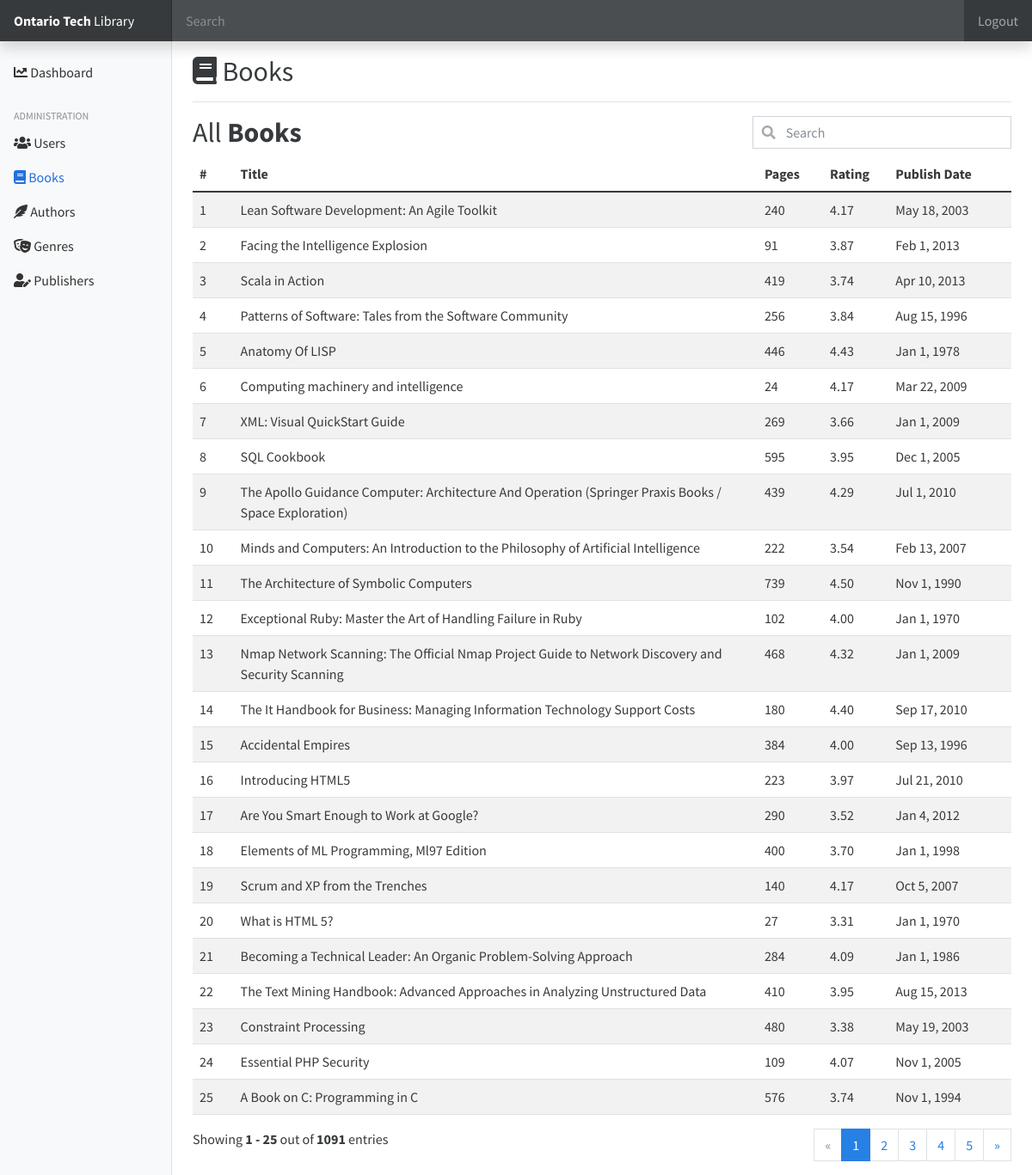
/books (signed in), run on the app's committed database.
### tables this page shows
CREATE TABLE books (
    id INTEGER UNSIGNED NOT NULL AUTO_INCREMENT PRIMARY KEY,
    title VARCHAR(255) NOT NULL, 
    pages INTEGER UNSIGNED, 
    slug VARCHAR(255),
    rating DECIMAL(4, 2), 
    isbn VARCHAR(13), 
    published_at DATE, 
    publisher_id INTEGER UNSIGNED REFERENCES publishers(id)
);

### router.php (called while the page is built, shortened)
<?php
require_once 'db.class.php';
function get($route, $path_to_include) {
    if ($_SERVER['REQUEST_METHOD'] == 'GET') {
        if (route($route, $path_to_include)) exit();
    }
}
function route($route, $path_to_include) {
    $ROOT = $_SERVER['DOCUMENT_ROOT'];
    $request_url       = filter_var($_SERVER['REQUEST_URI'], FILTER_SANITIZE_URL);
    $request_url       = rtrim($request_url, '/');
    $request_url       = strtok($request_url, '?');
    $route_parts       = explode('/', $route);
    $request_url_parts = explode('/', $request_url);
    array_shift($route_parts);
    array_shift($request_url_parts);
    $parameters = [];
    for ($__i__ = 0; $__i__ < count($route_parts); $__i__++) {
        $route_part = $route_parts[$__i__];
        if (preg_match("/^[$]/", $route_part)) {
            $route_part = ltrim($route_part, '$');
            array_push($parameters, $request_url_parts[$__i__]);
            $$route_part = $request_url_parts[$__i__];
        } else if ($route_parts[$__i__] != $request_url_parts[$__i__]) {
            return;
        }
    }
    include_once("$ROOT/$path_to_include");
    return true;
}
function get_value($key, $variable = null) {
    return (isset($_POST, $_POST[$key]) ? $_POST[$key] : (isset($_GET, $_GET[$key]) ? $_GET[$key] : (isset($variable) ? $variable : '')));
}
function modify_query_url($key, $value = null) {
    $parameters = array();
    if (is_array($key)) {
        $parameters = $key;
    } else $parameters[$key] = $value;
    $path = parse_url($_SERVER['REQUEST_URI']);
    $query_string = $path['query'] ?? "";
    parse_str($query_string, $query);
    foreach ($parameters as $key => $value) {
        $query[$key] = $value;
    }
    return '?' . http_build_query($query);
}

### routes.php (called while the page is built, shortened)
<?php
get('/books', 'views/books.php');

### db.class.php (called while the page is built, shortened)
<?php
class DB {
  protected static $mdb = null;
  public static function getMDB() {
    $mdb = DB::$mdb;
    if ($mdb === null) {
      $mdb = DB::$mdb = new MeekroDB();
    }
    $mdb->sync_config();
    return $mdb;
  }
  public static function __callStatic($name, $args) {
    $fn = array(DB::getMDB(), $name);
    return call_user_func_array($fn, $args);
  }
}
class MeekroDB {
  public $dbName = '';
  public $user = '';
  public $password = '';
  public $host = 'localhost';
  public $port = 3306;
  public $socket = null;
  public $encoding = 'latin1';
  public $param_char = '%';
  public $named_param_seperator = '_';
  public $connect_options = array(MYSQLI_OPT_CONNECT_TIMEOUT => 30);
  public $internal_mysql = null;
  public function __construct($host=null, $user=null, $password=null, $dbName=null, $port=null, $encoding=null, $socket=null)  {
    if ($host === null) $host = DB::$host;
    if ($user === null) $user = DB::$user;
    if ($password === null) $password = DB::$password;
    if ($dbName === null) $dbName = DB::$dbName;
    if ($port === null) $port = DB::$port;
    if ($socket === null) $socket = DB::$socket;
    if ($encoding === null) $encoding = DB::$encoding;
    $this->host = $host;
    $this->user = $user;
    $this->password = $password;
    $this->dbName = $dbName;
    $this->port = $port;
    $this->socket = $socket;
    $this->encoding = $encoding;
  }
  public function get() {
    $mysql = $this->internal_mysql;
    if (!($mysql instanceof MySQLi)) {
      if (! $this->port) $this->port = ini_get('mysqli.default_port');
      $mysql = new mysqli();
      foreach ($this->connect_options as $key => $value) {
        $mysql->options($key, $value);
      }
      $mysql->set_charset($this->encoding);
      $this->internal_mysql = $mysql;
    }
    return $mysql;
  }
  function runHook($type, $args=array()) {
    if ($type == 'pre_parse') {
      $query = $args['query'];
      $args = $args['args'];
      return array($query, $args);
    }
    else if ($type == 'pre_run') {
      $query = $args['query'];
      return $query;
    }
  }
  function formatTableName($table) {
    $table = trim($table, '`');
    if (strpos($table, '.')) return implode('.', array_map(array($this, 'formatTableName'), explode('.', $table)));
    else return '`' . str_replace('`', '``', $table) . '`';
  }
  protected function paramsMap() {
    $t = $this;
    return array(
      's' => function($arg) use ($t) { return $t->escape($arg); },
      'i' => function($arg) use ($t) { return $t->intval($arg); },
      'd' => function($arg) use ($t) { return doubleval($arg); },
      'b' => function($arg) use ($t) { return $t->formatTableName($arg); },
      'l' => function($arg) use ($t) { return strval($arg); },
      't' => function($arg) use ($t) { return $t->escapeTS($arg); },
      'ss' => function($arg) use ($t) { return $t->escape("%" . str_replace(array('%', '_'), array('\%', '\_'), $arg) . "%"); },
      'ls' => function($arg) use ($t) { return array_map(array($t, 'escape'), $arg); },
      'li' => function($arg) use ($t) { return array_map(array($t, 'intval'), $arg); },
      'ld' => function($arg) use ($t) { return array_map('doubleval', $arg); },
      'lb' => function($arg) use ($t) { return array_map(array($t, 'formatTableName'), $arg); },
      'll' => function($arg) use ($t) { return array_map('strval', $arg); },
      'lt' => function($arg) use ($t) { return array_map(array($t, 'escapeTS'), $arg); },
      '?' => function($arg) use ($t) { return $t->sanitize($arg); },
      'l?' => function($arg) use ($t) { return $t->sanitize($arg, 'list'); },
      'll?' => function($arg) use ($t) { return $t->sanitize($arg, 'doublelist'); },
      'hc' => function($arg) use ($t) { return $t->sanitize($arg, 'hash'); },
      'ha' => function($arg) use ($t) { return $t->sanitize($arg, 'hash', ' AND '); },
      'ho' => function($arg) use ($t) { return $t->sanitize($arg, 'hash', ' OR '); },
      $this->param_char => function($arg) use ($t) { return $t->param_char; },
    );
  }
  protected function nextQueryParam($query) {
    $keys = array_keys($this->paramsMap());
    $first_position = PHP_INT_MAX;
    $first_param = null;
    $first_type = null;
    $arg = null;
    $named_arg = null;
    foreach ($keys as $key) {
      $fullkey = $this->param_char . $key;
      $pos = strpos($query, $fullkey);
      if ($pos === false) continue;
      if ($pos <= $first_position) {
        $first_position = $pos;
        $first_param = $fullkey;
        $first_type = $key;
      }
    }
    if (is_null($first_param)) return;
    $first_position_end = $first_position + strlen($first_param);
    $named_seperator_length = strlen($this->named_param_seperator);
    $arg_mask = '0123456789';
    return array(
      'param' => $first_param,
      'type' => $first_type,
      'pos' => $first_position,
      'arg' => $arg,
      'named_arg' => $named_arg,
    );
  }
  protected function preParse($query, $args) {
    $arg_ct = 0;
    $max_numbered_arg = 0;
    $use_named_args = false;
    $queryParts = array();
    while ($Param = $this->nextQueryParam($query)) {
      if ($Param['pos'] > 0) {
        $queryParts[] = substr($query, 0, $Param['pos']);
      }
      if ($Param['type'] != $this->param_char && is_null($Param['arg']) && is_null($Param['named_arg'])) {
        $Param['arg'] = $arg_ct++;
      }
      if (! is_null($Param['arg'])) {
        $use_numbered_args = true;
        $max_numbered_arg = max($max_numbered_arg, $Param['arg']);
      }
      $queryParts[] = $Param;
      $query = substr($query, $Param['pos'] + strlen($Param['param']));
    }
    return $queryParts;
  }
  function parse($query) {
    $args = func_get_args();
    array_shift($args);
    $query = trim($query);
    if (! $args) return $query;
    $queryParts = $this->preParse($query, $args);
    $array_types = array('ls', 'li', 'ld', 'lb', 'll', 'lt', 'l?', 'll?', 'hc', 'ha', 'ho');
    $Map = $this->paramsMap();
    $query = '';
    foreach ($queryParts as $Part) {
      if (is_string($Part)) {
        $query .= $Part;
        continue;
      }
      $fn = $Map[$Part['type']];
      $is_array_type = in_array($Part['type'], $array_types, true);
      $val = null;
      if (!is_null($Part['named_arg'])) {
        $key = $Part['named_arg'];
        if (! array_key_exists($key, $args[0])) {
          throw new MeekroDBException("Couldn't find named arg {$key}!");
        }
        $val = $args[0][$key];
      }
      else if (!is_null($Part['arg'])) {
        $key = $Part['arg'];
        $val = $args[$key];
      }
      if (is_object($val) && ($val instanceof WhereClause)) {
        list($clause_sql, $clause_args) = $val->textAndArgs();
        array_unshift($clause_args, $clause_sql);
        $result = call_user_func_array(array($this, 'parse'), $clause_args);
      }
      else {
        $result = $fn($val);
      }
      $query .= $result;
    }
    return $query;
  }
  function intval($var) {
    if (PHP_INT_SIZE == 8) return intval($var);
    return floor(doubleval($var));
  }
  public function query() { return $this->queryHelper(array('assoc' => true), func_get_args()); }
  public function queryAllLists() { return $this->queryHelper(array(), func_get_args()); }
  protected function queryHelper($opts, $args) {
    $query = array_shift($args);
    $opts_raw = (isset($opts['raw']) && $opts['raw']);
    $opts_assoc = (isset($opts['assoc']) && $opts['assoc']);
    $opts_walk = (isset($opts['walk']) && $opts['walk']);
    $is_buffered = !($opts_raw || $opts_walk);
    list($query, $args) = $this->runHook('pre_parse', array('query' => $query, 'args' => $args));
    $sql = call_user_func_array(array($this, 'parse'), array_merge(array($query), $args));
    $sql = $this->runHook('pre_run', array('query' => $sql));
    $db = $this->get();
    $result = $db->query($sql, $is_buffered ? MYSQLI_STORE_RESULT : MYSQLI_USE_RESULT);
    $return = array();
    while ($row = ($opts_assoc ? $result->fetch_assoc() : $result->fetch_row())) {
      $return[] = $row;
    }
    return $return;
  }
  public function queryFirstList() {
    $args = func_get_args();
    $result = call_user_func_array(array($this, 'queryAllLists'), $args);
    return reset($result);
  }
  public function queryFirstField() {
    $args = func_get_args();
    $row = call_user_func_array(array($this, 'queryFirstList'), $args);
    return $row[0];
  }
}
class WhereClause {
  public $clauses = array();
  function __construct($type) {
    $type = strtolower($type);
  }
  function textAndArgs() {
    $sql = array();
    $args = array();
    if (count($this->clauses) == 0) return array('(1)', $args);
    return array($sql, $args);
  }
}
?>

### views/books.php (the view, shortened to what this page needs)
<?php
$where = new WhereClause("and");
$count = DB::queryFirstField("SELECT COUNT(*) FROM books WHERE %l", $where);
$pagination = pagination($count, 5);
$order_by = $pagination['order_by'];
$sort_by = $pagination['sort_by'];
$limit = $pagination['limit'];
$offset = $pagination['offset'];
$books = DB::query("SELECT id, title, pages, rating, isbn, published_at FROM books WHERE %l ORDER BY %b $sort_by LIMIT %i OFFSET %i", $where, $order_by, $limit, $offset);
include('includes/header.php');
?>
    <div class="d-flex justify-content-between flex-wrap flex-md-nowrap align-items-center pt-3 pb-2 mb-3 border-bottom">
        <h1 class="h2"><i class="fas fa-book"></i> Books</h1>
    </div>
    <div class="row">
        <div class="col-sm-8"><h2><?= (empty($genre) ? "All" : $genre) ?> <strong>Books</strong></h2></div>
        <div class="col-sm-4">
            <form class="form-group search" method="GET" action="">
                <div class="form-group search">
                    <input type="text" name="search" class="form-control" placeholder="Search" value="<?= get_value('search', '') ?>">
                </div>
            </form>
        </div>
    </div>
    <div class="table-responsive">
        <table class="table table-striped">
            <thead>
                <tr>
                    <th scope="col" width="5%">#</th>
                    <th scope="col" width="64%"><a href="<?= modify_query_url([ 'order_by' => 'title', 'sort_by' => ($sort_by == "ASC" ? 'desc' : 'asc') ]) ?>" class="text-decoration-none text-dark">Title</a></th>
                    <th scope="col" width="8%"><a href="<?= modify_query_url([ 'order_by' => 'pages', 'sort_by' => ($sort_by == "ASC" ? 'desc' : 'asc') ]) ?>" class="text-decoration-none text-dark">Pages</a></th>
                    <th scope="col" width="8%"><a href="<?= modify_query_url([ 'order_by' => 'rating', 'sort_by' => ($sort_by == "ASC" ? 'desc' : 'asc') ]) ?>" class="text-decoration-none text-dark">Rating</a></th>
                    <th scope="col" width="15%"><a href="<?= modify_query_url([ 'order_by' => 'published_at', 'sort_by' => ($sort_by == "ASC" ? 'desc' : 'asc') ]) ?>" class="text-decoration-none text-dark">Publish Date</a></th>
                </tr>
            </thead>
            <tbody>
                <?php foreach ($books as $book): ?>
                    <tr onclick="window.location.href='/book/<?= strtolower(trim(preg_replace('/[^A-Za-z0-9-]+/', '-', $book['title']))); ?>-<?= $book['id'] ?>'">
                        <td><?= $book['id'] ?></td>
                        <td><?= $book['title'] ?></td>
                        <td><?= $book['pages'] ?></td>
                        <td><?= $book['rating'] ?></td>
                        <td><?= date('M j, Y', strtotime($book['published_at'])); ?></td>
                    </tr>
                <?php endforeach; ?>
            </tbody>
        </table>
    </div>
    <div class="row">
        <div class="col-4 hint-text">Showing <b><?= $pagination['start'] ?> - <?= $pagination['end'] ?></b> out of <b><?= $pagination['count'] ?></b> entries</div>
        <nav class="col-8">
            <ul class="pagination justify-content-end">
                <li class="page-item<?= ($pagination['page'] == 1) ? ' disabled' : '' ?>">
                    <a class="page-link" href="<?= modify_query_url('offset', 0) ?>" aria-label="First">
                        <span aria-hidden="true">&laquo;</span>
                    </a>
                </li>
                <?php foreach ($pagination['buttons'] as $button): ?>
                    <li class="page-item<?= ($button['active'] ? ' active' : '') ?>"><a class="page-link" href="<?= modify_query_url('offset', ($button['number'] - 1) * $pagination['limit']) ?>"><?= $button['number'] ?></a></li>
                <?php endforeach; ?>
                <li class="page-item<?= ($pagination['page'] == $pagination['pages']) ? ' disabled' : '' ?>">
                    <a class="page-link" href="<?= modify_query_url('offset', ($pagination['pages'] - 1) * $pagination['limit'] ) ?>" aria-label="Last">
                        <span aria-hidden="true">&raquo;</span>
                    </a>
                </li>
            </ul>
        </nav>
    </div>
<?php include('includes/footer.php'); ?>

### data on the page
books: id "1", title "Lean Software Development: An Agile Toolkit", pages "240", rating "4.17", published_at "May 18, 2003"
books: id "2", title "Facing the Intelligence Explosion", pages "91", rating "3.87", published_at "Feb 1, 2013"
books: id "3", title "Scala in Action", pages "419", rating "3.74", published_at "Apr 10, 2013"
books: id "4", title "Patterns of Software: Tales from the Software Community", pages "256", rating "3.84", published_at "Aug 15, 1996"
books: id "5", title "Anatomy Of LISP", pages "446", rating "4.43", published_at "Jan 1, 1978"
books: id "6", title "Computing machinery and intelligence", pages "24", rating "4.17", published_at "Mar 22, 2009"
books: id "7", title "XML: Visual QuickStart Guide", pages "269", rating "3.66", published_at "Jan 1, 2009"
books: id "8", title "SQL Cookbook", pages "595", rating "3.95", published_at "Dec 1, 2005"
books: id "9", title "The Apollo Guidance Computer: Architecture And Operation (Springer Praxis Books / Space Exploration)", pages "439", rating "4.29", published_at "Jul 1, 2010"
books: id "10", title "Minds and Computers: An Introduction to the Philosophy of Artificial Intelligence", pages "222", rating "3.54", published_at "Feb 13, 2007"
books: id "11", title "The Architecture of Symbolic Computers", pages "739", rating "4.50", published_at "Nov 1, 1990"
books: id "12", title "Exceptional Ruby: Master the Art of Handling Failure in Ruby", pages "102", rating "4.00", published_at "Jan 1, 1970"
books: id "13", title "Nmap Network Scanning: The Official Nmap Project Guide to Network Discovery and Security Scanning", pages "468", rating "4.32", published_at "Jan 1, 2009"
books: id "14", title "The It Handbook for Business: Managing Information Technology Support Costs", pages "180", rating "4.40", published_at "Sep 17, 2010"
books: id "15", title "Accidental Empires", pages "384", rating "4.00", published_at "Sep 13, 1996"
books: id "16", title "Introducing HTML5", pages "223", rating "3.97", published_at "Jul 21, 2010"
books: id "17", title "Are You Smart Enough to Work at Google?", pages "290", rating "3.52", published_at "Jan 4, 2012"
books: id "18", title "Elements of ML Programming, Ml97 Edition", pages "400", rating "3.70", published_at "Jan 1, 1998"
books: id "19", title "Scrum and XP from the Trenches", pages "140", rating "4.17", published_at "Oct 5, 2007"
books: id "20", title "What is HTML 5?", pages "27", rating "3.31", published_at "Jan 1, 1970"
books: id "21", title "Becoming a Technical Leader: An Organic Problem-Solving Approach", pages "284", rating "4.09", published_at "Jan 1, 1986"
books: id "22", title "The Text Mining Handbook: Advanced Approaches in Analyzing Unstructured Data", pages "410", rating "3.95", published_at "Aug 15, 2013"
books: id "23", title "Constraint Processing", pages "480", rating "3.38", published_at "May 19, 2003"
books: id "24", title "Essential PHP Security", pages "109", rating "4.07", published_at "Nov 1, 2005"
books: id "25", title "A Book on C: Programming in C", pages "576", rating "3.74", published_at "Nov 1, 1994"

### other printed values
$pagination['start'] "1"
$pagination['end'] "25"
$pagination['count'] "1091"
$button['number'] "1"
$button['number'] "2"
$button['number'] "3"
$button['number'] "4"
$button['number'] "5"
